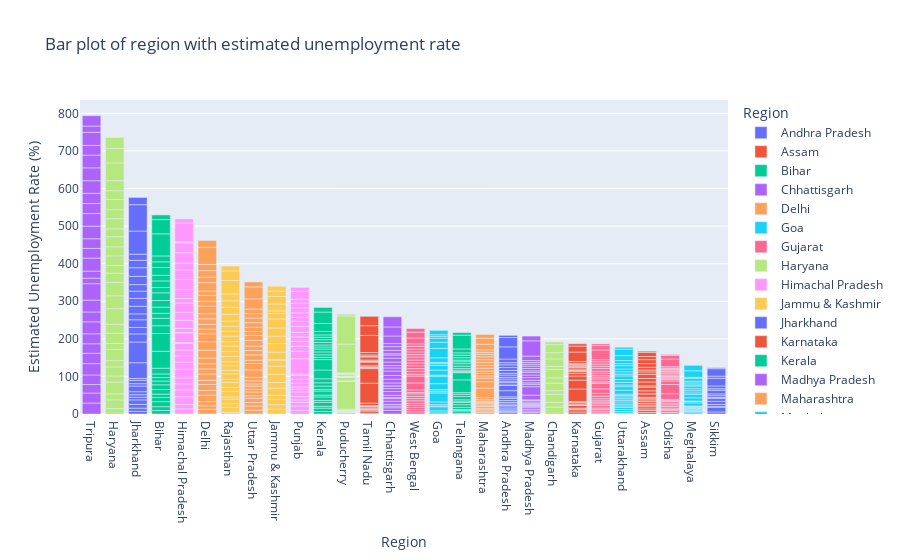

The cell this chart's notebook holds for it:
### Markdown cell above
Labour Participation Rate is  decreased during May 2020

### Code cell
plot=px.bar(data,x='Region',y='Estimated Unemployment Rate (%)',title='Bar plot of region with estimated unemployment rate',color='Region')
plot.update_layout(xaxis = {'categoryorder':'total descending'})
plot.show()

### Figure 1 — Plotly figure (JSON) as saved in the notebook; plotly's stock layout.template omitted (floating-point values rounded to 4 significant figures)
{"data": [{"alignmentgroup": "True", "hovertemplate": "Region=%{x}<br>Estimated Unemployment Rate (%)=%{y}<extra></extra>", "legendgroup": "Andhra Pradesh", "marker": {"color": "#636efa", "pattern": {"shape": ""}}, "name": "Andhra Pradesh", "offsetgroup": "Andhra Pradesh", "orientation": "v", "showlegend": true, "textposition": "auto", "type": "bar", "x": ["Andhra Pradesh", "Andhra Pradesh", "Andhra Pradesh", "Andhra Pradesh", "Andhra Pradesh", "Andhra Pradesh", "Andhra Pradesh", "Andhra Pradesh", "Andhra Pradesh", "Andhra Pradesh", "Andhra Pradesh", "Andhra Pradesh", "Andhra Pradesh", "Andhra Pradesh", "Andhra Pradesh", "Andhra Pradesh", "Andhra Pradesh", "Andhra Pradesh", "Andhra Pradesh", "Andhra Pradesh", "Andhra Pradesh", "Andhra Pradesh", "Andhra Pradesh", "Andhra Pradesh", "Andhra Pradesh", "Andhra Pradesh", "Andhra Pradesh", "Andhra Pradesh"], "xaxis": "x", "y": [3.65, 3.05, 3.75, 3.32, 5.17, 3.52, 4.12, 4.38, 4.84, 5.91, 4.06, 16.29, 14.46, 0.85, 6.09, 3.8, 5.64, 4.61, 6.01, 4.7, 7.54, 7.88, 7.11, 5.66, 9.88, 32.3, 24.91, 5.86], "yaxis": "y"}, {"alignmentgroup": "True", "hovertemplate": "Region=%{x}<br>Estimated Unemployment Rate (%)=%{y}<extra></extra>", "legendgroup": "Assam", "marker": {"color": "#EF553B", "pattern": {"shape": ""}}, "name": "Assam", "offsetgroup": "Assam", "orientation": "v", "showlegend": true, "textposition": "auto", "type": "bar", "x": ["Assam", "Assam", "Assam", "Assam", "Assam", "Assam", "Assam", "Assam", "Assam", "Assam", "Assam", "Assam", "Assam", "Assam", "Assam", "Assam", "Assam", "Assam", "Assam", "Assam", "Assam", "Assam", "Assam", "Assam", "Assam", "Assam"], "xaxis": "x", "y": [4.29, 5.08, 4.26, 5.79, 4.46, 4.65, 4.66, 4.29, 3.26, 3.77, 9.38, 0, 7.87, 9.89, 3.21, 10.39, 9.26, 11.17, 6.31, 5.02, 7.24, 9.98, 10.34, 8.37, 10.77, 3.42], "yaxis": "y"}, {"alignmentgroup": "True", "hovertemplate": "Region=%{x}<br>Estimated Unemployment Rate (%)=%{y}<extra></extra>", "legendgroup": "Bihar", "marker": {"color": "#00cc96", "pattern": {"shape": ""}}, "name": "Bihar", "offsetgroup": "Bihar", "orientation": "v", "showlegend": true, "textposition": "auto", "type": "bar", "x": ["Bihar", "Bihar", "Bihar", "Bihar", "Bihar", "Bihar", "Bihar", "Bihar", "Bihar", "Bihar", "Bihar", "Bihar", "Bihar", "Bihar", "Bihar", "Bihar", "Bihar", "Bihar", "Bihar", "Bihar", "Bihar", "Bihar", "Bihar", "Bihar", "Bihar", "Bihar", "Bihar", "Bihar"], "xaxis": "x", "y": [9.27, 10.2, 13.44, 11, 8.87, 12.47, 12.4, 10.16, 9.13, 9.61, 15.39, 45.09, 47.26, 20.49, 19.9, 13.29, 16.41, 17.66, 20.46, 14.06, 17.62, 14.91, 20.69, 15.11, 15.73, 58.77, 37.87, 12.45], "yaxis": "y"}, {"alignmentgroup": "True", "hovertemplate": "Region=%{x}<br>Estimated Unemployment Rate (%)=%{y}<extra></extra>", "legendgroup": "Chhattisgarh", "marker": {"color": "#ab63fa", "pattern": {"shape": ""}}, "name": "Chhattisgarh", "offsetgroup": "Chhattisgarh", "orientation": "v", "showlegend": true, "textposition": "auto", "type": "bar", "x": ["Chhattisgarh", "Chhattisgarh", "Chhattisgarh", "Chhattisgarh", "Chhattisgarh", "Chhattisgarh", "Chhattisgarh", "Chhattisgarh", "Chhattisgarh", "Chhattisgarh", "Chhattisgarh", "Chhattisgarh", "Chhattisgarh", "Chhattisgarh", "Chhattisgarh", "Chhattisgarh", "Chhattisgarh", "Chhattisgarh", "Chhattisgarh", "Chhattisgarh", "Chhattisgarh", "Chhattisgarh", "Chhattisgarh", "Chhattisgarh", "Chhattisgarh", "Chhattisgarh", "Chhattisgarh", "Chhattisgarh"], "xaxis": "x", "y": [9.82, 6.76, 4.54, 4.64, 8.33, 6.96, 2.77, 6.11, 9.89, 7.89, 7.31, 0, 7.64, 10.14, 9.77, 11.77, 8.17, 6.29, 9.46, 10.27, 8.32, 3.57, 9.01, 9.79, 8.21, 20.13, 24.1, 27.07], "yaxis": "y"}, {"alignmentgroup": "True", "hovertemplate": "Region=%{x}<br>Estimated Unemployment Rate (%)=%{y}<extra></extra>", "legendgroup": "Delhi", "marker": {"color": "#FFA15A", "pattern": {"shape": ""}}, "name": "Delhi", "offsetgroup": "Delhi", "orientation": "v", "showlegend": true, "textposition": "auto", "type": "bar", "x": ["Delhi", "Delhi", "Delhi", "Delhi", "Delhi", "Delhi", "Delhi", "Delhi", "Delhi", "Delhi", "Delhi", "Delhi", "Delhi", "Delhi", "Delhi", "Delhi", "Delhi", "Delhi", "Delhi", "Delhi", "Delhi", "Delhi", "Delhi", "Delhi", "Delhi", "Delhi", "Delhi", "Delhi"], "xaxis": "x", "y": [12.56, 9.33, 11.07, 17.18, 12.5, 15.84, 11.11, 16.97, 13.48, 13.81, 15.18, 20.69, 22.76, 21.14, 12.31, 12.76, 14.68, 13.52, 20.59, 12.41, 16.11, 11.07, 22.45, 14.86, 17.09, 16.51, 45.78, 18.11], "yaxis": "y"}, {"alignmentgroup": "True", "hovertemplate": "Region=%{x}<br>Estimated Unemployment Rate (%)=%{y}<extra></extra>", "legendgroup": "Goa", "marker": {"color": "#19d3f3", "pattern": {"shape": ""}}, "name": "Goa", "offsetgroup": "Goa", "orientation": "v", "showlegend": true, "textposition": "auto", "type": "bar", "x": ["Goa", "Goa", "Goa", "Goa", "Goa", "Goa", "Goa", "Goa", "Goa", "Goa", "Goa", "Goa", "Goa", "Goa", "Goa", "Goa", "Goa", "Goa", "Goa", "Goa", "Goa", "Goa", "Goa", "Goa"], "xaxis": "x", "y": [2.91, 5.45, 10.98, 1.98, 3.61, 7.21, 23.71, 3.54, 5.38, 0, 15.91, 20, 2.75, 13.33, 12.28, 4.9, 3.16, 12.31, 25.2, 16.22, 10.92, 4.31, 4.76, 11.76], "yaxis": "y"}, {"alignmentgroup": "True", "hovertemplate": "Region=%{x}<br>Estimated Unemployment Rate (%)=%{y}<extra></extra>", "legendgroup": "Gujarat", "marker": {"color": "#FF6692", "pattern": {"shape": ""}}, "name": "Gujarat", "offsetgroup": "Gujarat", "orientation": "v", "showlegend": true, "textposition": "auto", "type": "bar", "x": ["Gujarat", "Gujarat", "Gujarat", "Gujarat", "Gujarat", "Gujarat", "Gujarat", "Gujarat", "Gujarat", "Gujarat", "Gujarat", "Gujarat", "Gujarat", "Gujarat", "Gujarat", "Gujarat", "Gujarat", "Gujarat", "Gujarat", "Gujarat", "Gujarat", "Gujarat", "Gujarat", "Gujarat", "Gujarat", "Gujarat", "Gujarat", "Gujarat"], "xaxis": "x", "y": [2.88, 4.77, 4.58, 3.7, 6.29, 4.91, 4.68, 3.46, 5.35, 6.64, 7.59, 12, 14.58, 1.41, 4.09, 6.31, 5.15, 4.2, 5.96, 5.45, 7.53, 5.71, 5.82, 6.04, 5.39, 25.94, 11.62, 4.54], "yaxis": "y"}, {"alignmentgroup": "True", "hovertemplate": "Region=%{x}<br>Estimated Unemployment Rate (%)=%{y}<extra></extra>", "legendgroup": "Haryana", "marker": {"color": "#B6E880", "pattern": {"shape": ""}}, "name": "Haryana", "offsetgroup": "Haryana", "orientation": "v", "showlegend": true, "textposition": "auto", "type": "bar", "x": ["Haryana", "Haryana", "Haryana", "Haryana", "Haryana", "Haryana", "Haryana", "Haryana", "Haryana", "Haryana", "Haryana", "Haryana", "Haryana", "Haryana", "Haryana", "Haryana", "Haryana", "Haryana", "Haryana", "Haryana", "Haryana", "Haryana", "Haryana", "Haryana", "Haryana", "Haryana", "Haryana", "Haryana"], "xaxis": "x", "y": [14.54, 23.08, 16.22, 30.94, 16.36, 24.17, 16.59, 29.56, 16.21, 27.19, 23.92, 41.61, 34.22, 35.57, 24.67, 20.42, 25.45, 24.19, 26.84, 21.04, 27.06, 23.65, 27.24, 23.29, 27.14, 46.89, 38.46, 29.41], "yaxis": "y"}, {"alignmentgroup": "True", "hovertemplate": "Region=%{x}<br>Estimated Unemployment Rate (%)=%{y}<extra></extra>", "legendgroup": "Himachal Pradesh", "marker": {"color": "#FF97FF", "pattern": {"shape": ""}}, "name": "Himachal Pradesh", "offsetgroup": "Himachal Pradesh", "orientation": "v", "showlegend": true, "textposition": "auto", "type": "bar", "x": ["Himachal Pradesh", "Himachal Pradesh", "Himachal Pradesh", "Himachal Pradesh", "Himachal Pradesh", "Himachal Pradesh", "Himachal Pradesh", "Himachal Pradesh", "Himachal Pradesh", "Himachal Pradesh", "Himachal Pradesh", "Himachal Pradesh", "Himachal Pradesh", "Himachal Pradesh", "Himachal Pradesh", "Himachal Pradesh", "Himachal Pradesh", "Himachal Pradesh", "Himachal Pradesh", "Himachal Pradesh", "Himachal Pradesh", "Himachal Pradesh", "Himachal Pradesh", "Himachal Pradesh", "Himachal Pradesh", "Himachal Pradesh", "Himachal Pradesh", "Himachal Pradesh"], "xaxis": "x", "y": [13.68, 11.43, 20.59, 18.56, 15.98, 15.81, 22.86, 19.46, 16.67, 15.42, 17.71, 2.13, 25.64, 1.12, 10.88, 21.43, 21.51, 24.48, 12, 23.77, 27.27, 25.32, 18.15, 27.31, 26.44, 2.7, 50, 10.81], "yaxis": "y"}, {"alignmentgroup": "True", "hovertemplate": "Region=%{x}<br>Estimated Unemployment Rate (%)=%{y}<extra></extra>", "legendgroup": "Jammu & Kashmir", "marker": {"color": "#FECB52", "pattern": {"shape": ""}}, "name": "Jammu & Kashmir", "offsetgroup": "Jammu & Kashmir", "orientation": "v", "showlegend": true, "textposition": "auto", "type": "bar", "x": ["Jammu & Kashmir", "Jammu & Kashmir", "Jammu & Kashmir", "Jammu & Kashmir", "Jammu & Kashmir", "Jammu & Kashmir", "Jammu & Kashmir", "Jammu & Kashmir", "Jammu & Kashmir", "Jammu & Kashmir", "Jammu & Kashmir", "Jammu & Kashmir", "Jammu & Kashmir", "Jammu & Kashmir", "Jammu & Kashmir", "Jammu & Kashmir", "Jammu & Kashmir", "Jammu & Kashmir", "Jammu & Kashmir", "Jammu & Kashmir", "Jammu & Kashmir"], "xaxis": "x", "y": [12.78, 12.09, 13.67, 11.32, 19.27, 14.73, 22.19, 21.23, 16, 2.22, 18.97, 23.04, 19.88, 21.55, 24.06, 14.29, 7.02, 18.54, 19.86, 14.29, 12.96], "yaxis": "y"}, {"alignmentgroup": "True", "hovertemplate": "Region=%{x}<br>Estimated Unemployment Rate (%)=%{y}<extra></extra>", "legendgroup": "Jharkhand", "marker": {"color": "#636efa", "pattern": {"shape": ""}}, "name": "Jharkhand", "offsetgroup": "Jharkhand", "orientation": "v", "showlegend": true, "textposition": "auto", "type": "bar", "x": ["Jharkhand", "Jharkhand", "Jharkhand", "Jharkhand", "Jharkhand", "Jharkhand", "Jharkhand", "Jharkhand", "Jharkhand", "Jharkhand", "Jharkhand", "Jharkhand", "Jharkhand", "Jharkhand", "Jharkhand", "Jharkhand", "Jharkhand", "Jharkhand", "Jharkhand", "Jharkhand", "Jharkhand", "Jharkhand", "Jharkhand", "Jharkhand", "Jharkhand", "Jharkhand", "Jharkhand", "Jharkhand"], "xaxis": "x", "y": [7.11, 8.46, 9.98, 12.06, 7.12, 6.57, 8.07, 15.15, 6.16, 9.06, 5.01, 41.72, 55.1, 21.53, 17.23, 20.51, 15.67, 20.25, 21.16, 19.05, 17.34, 22.01, 22.96, 19.67, 16.4, 61.48, 70.17, 19.38], "yaxis": "y"}, {"alignmentgroup": "True", "hovertemplate": "Region=%{x}<br>Estimated Unemployment Rate (%)=%{y}<extra></extra>", "legendgroup": "Karnataka", "marker": {"color": "#EF553B", "pattern": {"shape": ""}}, "name": "Karnataka", "offsetgroup": "Karnataka", "orientation": "v", "showlegend": true, "textposition": "auto", "type": "bar", "x": ["Karnataka", "Karnataka", "Karnataka", "Karnataka", "Karnataka", "Karnataka", "Karnataka", "Karnataka", "Karnataka", "Karnataka", "Karnataka", "Karnataka", "Karnataka", "Karnataka", "Karnataka", "Karnataka", "Karnataka", "Karnataka", "Karnataka", "Karnataka", "Karnataka", "Karnataka", "Karnataka", "Karnataka", "Karnataka", "Karnataka", "Karnataka", "Karnataka"], "xaxis": "x", "y": [5.46, 5.98, 0.52, 0.37, 3.2, 7.13, 1.19, 0.41, 2.57, 4.11, 2.39, 33.17, 23.72, 10.92, 6.56, 5, 2.29, 1.27, 3.57, 3.87, 3.44, 1.56, 3.31, 2.88, 4.92, 25.12, 15.88, 6.12], "yaxis": "y"}, {"alignmentgroup": "True", "hovertemplate": "Region=%{x}<br>Estimated Unemployment Rate (%)=%{y}<extra></extra>", "legendgroup": "Kerala", "marker": {"color": "#00cc96", "pattern": {"shape": ""}}, "name": "Kerala", "offsetgroup": "Kerala", "orientation": "v", "showlegend": true, "textposition": "auto", "type": "bar", "x": ["Kerala", "Kerala", "Kerala", "Kerala", "Kerala", "Kerala", "Kerala", "Kerala", "Kerala", "Kerala", "Kerala", "Kerala", "Kerala", "Kerala", "Kerala", "Kerala", "Kerala", "Kerala", "Kerala", "Kerala", "Kerala", "Kerala", "Kerala", "Kerala", "Kerala", "Kerala", "Kerala", "Kerala"], "xaxis": "x", "y": [6.63, 9, 4.95, 10.32, 5.35, 9.14, 5, 10.77, 4.11, 8.91, 8.85, 10.71, 23.38, 27.66, 6.11, 6.67, 7.58, 7.69, 5.52, 5.35, 6.71, 7.31, 6.65, 6.08, 9.14, 21.43, 30.28, 12.17], "yaxis": "y"}, {"alignmentgroup": "True", "hovertemplate": "Region=%{x}<br>Estimated Unemployment Rate (%)=%{y}<extra></extra>", "legendgroup": "Madhya Pradesh", "marker": {"color": "#ab63fa", "pattern": {"shape": ""}}, "name": "Madhya Pradesh", "offsetgroup": "Madhya Pradesh", "orientation": "v", "showlegend": true, "textposition": "auto", "type": "bar", "x": ["Madhya Pradesh", "Madhya Pradesh", "Madhya Pradesh", "Madhya Pradesh", "Madhya Pradesh", "Madhya Pradesh", "Madhya Pradesh", "Madhya Pradesh", "Madhya Pradesh", "Madhya Pradesh", "Madhya Pradesh", "Madhya Pradesh", "Madhya Pradesh", "Madhya Pradesh", "Madhya Pradesh", "Madhya Pradesh", "Madhya Pradesh", "Madhya Pradesh", "Madhya Pradesh", "Madhya Pradesh", "Madhya Pradesh", "Madhya Pradesh", "Madhya Pradesh", "Madhya Pradesh", "Madhya Pradesh", "Madhya Pradesh", "Madhya Pradesh", "Madhya Pradesh"], "xaxis": "x", "y": [3.63, 4.25, 3.92, 4.94, 3.08, 2.98, 2.72, 2.94, 3.66, 4.42, 1.19, 12.5, 22.46, 6.46, 3.91, 6.38, 7.38, 6.82, 7, 4.4, 6.06, 6.2, 5.17, 4.96, 4.8, 11.94, 40.49, 12.72], "yaxis": "y"}, {"alignmentgroup": "True", "hovertemplate": "Region=%{x}<br>Estimated Unemployment Rate (%)=%{y}<extra></extra>", "legendgroup": "Maharashtra", "marker": {"color": "#FFA15A", "pattern": {"shape": ""}}, "name": "Maharashtra", "offsetgroup": "Maharashtra", "orientation": "v", "showlegend": true, "textposition": "auto", "type": "bar", "x": ["Maharashtra", "Maharashtra", "Maharashtra", "Maharashtra", "Maharashtra", "Maharashtra", "Maharashtra", "Maharashtra", "Maharashtra", "Maharashtra", "Maharashtra", "Maharashtra", "Maharashtra", "Maharashtra", "Maharashtra", "Maharashtra", "Maharashtra", "Maharashtra", "Maharashtra", "Maharashtra", "Maharashtra", "Maharashtra", "Maharashtra", "Maharashtra", "Maharashtra", "Maharashtra", "Maharashtra", "Maharashtra"], "xaxis": "x", "y": [3.67, 4.34, 3.66, 3.76, 4.4, 3.81, 3.68, 3.03, 3.8, 4.24, 5.38, 25.28, 16.89, 9.4, 6.08, 6.46, 6.35, 7.57, 7.6, 7.51, 7.6, 7.83, 6.67, 5.34, 6.34, 14.99, 15.92, 10.01], "yaxis": "y"}, {"alignmentgroup": "True", "hovertemplate": "Region=%{x}<br>Estimated Unemployment Rate (%)=%{y}<extra></extra>", "legendgroup": "Meghalaya", "marker": {"color": "#19d3f3", "pattern": {"shape": ""}}, "name": "Meghalaya", "offsetgroup": "Meghalaya", "orientation": "v", "showlegend": true, "textposition": "auto", "type": "bar", "x": ["Meghalaya", "Meghalaya", "Meghalaya", "Meghalaya", "Meghalaya", "Meghalaya", "Meghalaya", "Meghalaya", "Meghalaya", "Meghalaya", "Meghalaya", "Meghalaya", "Meghalaya", "Meghalaya", "Meghalaya", "Meghalaya", "Meghalaya", "Meghalaya", "Meghalaya", "Meghalaya", "Meghalaya", "Meghalaya", "Meghalaya", "Meghalaya", "Meghalaya", "Meghalaya", "Meghalaya"], "xaxis": "x", "y": [3.16, 4.23, 1.03, 0.52, 0.24, 3.7, 1.5, 1.8, 0.97, 2.76, 1.28, 8.38, 3.73, 1.35, 8.4, 8.66, 4.43, 5.8, 5.3, 7.2, 3.02, 5.21, 4.76, 7.37, 2.8, 17.39, 14.58], "yaxis": "y"}, {"alignmentgroup": "True", "hovertemplate": "Region=%{x}<br>Estimated Unemployment Rate (%)=%{y}<extra></extra>", "legendgroup": "Odisha", "marker": {"color": "#FF6692", "pattern": {"shape": ""}}, "name": "Odisha", "offsetgroup": "Odisha", "orientation": "v", "showlegend": true, "textposition": "auto", "type": "bar", "x": ["Odisha", "Odisha", "Odisha", "Odisha", "Odisha", "Odisha", "Odisha", "Odisha", "Odisha", "Odisha", "Odisha", "Odisha", "Odisha", "Odisha", "Odisha", "Odisha", "Odisha", "Odisha", "Odisha", "Odisha", "Odisha", "Odisha", "Odisha", "Odisha", "Odisha", "Odisha", "Odisha", "Odisha"], "xaxis": "x", "y": [4.17, 4.71, 3.31, 3.68, 4.31, 4.28, 4.72, 4.67, 1.81, 3.31, 15.09, 24.48, 9.45, 4.59, 2.95, 2.63, 1.78, 3.5, 3.78, 4.5, 2.23, 3.36, 2.28, 2.19, 3.96, 20.5, 10, 2.18], "yaxis": "y"}, {"alignmentgroup": "True", "hovertemplate": "Region=%{x}<br>Estimated Unemployment Rate (%)=%{y}<extra></extra>", "legendgroup": "Puducherry", "marker": {"color": "#B6E880", "pattern": {"shape": ""}}, "name": "Puducherry", "offsetgroup": "Puducherry", "orientation": "v", "showlegend": true, "textposition": "auto", "type": "bar", "x": ["Puducherry", "Puducherry", "Puducherry", "Puducherry", "Puducherry", "Puducherry", "Puducherry", "Puducherry", "Puducherry", "Puducherry", "Puducherry", "Puducherry", "Puducherry", "Puducherry", "Puducherry", "Puducherry", "Puducherry", "Puducherry", "Puducherry", "Puducherry", "Puducherry", "Puducherry", "Puducherry", "Puducherry", "Puducherry", "Puducherry"], "xaxis": "x", "y": [0, 0, 0, 4.85, 0, 1.18, 0, 1.99, 0.58, 1.74, 2.31, 74.51, 1.25, 0, 0, 8.95, 1.22, 1.17, 1.37, 5.21, 0.57, 1.78, 0.62, 76.74, 75, 4.55], "yaxis": "y"}, {"alignmentgroup": "True", "hovertemplate": "Region=%{x}<br>Estimated Unemployment Rate (%)=%{y}<extra></extra>", "legendgroup": "Punjab", "marker": {"color": "#FF97FF", "pattern": {"shape": ""}}, "name": "Punjab", "offsetgroup": "Punjab", "orientation": "v", "showlegend": true, "textposition": "auto", "type": "bar", "x": ["Punjab", "Punjab", "Punjab", "Punjab", "Punjab", "Punjab", "Punjab", "Punjab", "Punjab", "Punjab", "Punjab", "Punjab", "Punjab", "Punjab", "Punjab", "Punjab", "Punjab", "Punjab", "Punjab", "Punjab", "Punjab", "Punjab", "Punjab", "Punjab", "Punjab", "Punjab", "Punjab", "Punjab"], "xaxis": "x", "y": [9.17, 12.21, 9.64, 6.69, 8.59, 12.56, 7.07, 6.13, 9.69, 10.41, 10.51, 3.69, 40.59, 20, 13.49, 13.17, 11.61, 11.99, 15.69, 13.75, 10.39, 11.97, 13.68, 11.99, 9.97, 1.13, 20.54, 10.55], "yaxis": "y"}, {"alignmentgroup": "True", "hovertemplate": "Region=%{x}<br>Estimated Unemployment Rate (%)=%{y}<extra></extra>", "legendgroup": "Rajasthan", "marker": {"color": "#FECB52", "pattern": {"shape": ""}}, "name": "Rajasthan", "offsetgroup": "Rajasthan", "orientation": "v", "showlegend": true, "textposition": "auto", "type": "bar", "x": ["Rajasthan", "Rajasthan", "Rajasthan", "Rajasthan", "Rajasthan", "Rajasthan", "Rajasthan", "Rajasthan", "Rajasthan", "Rajasthan", "Rajasthan", "Rajasthan", "Rajasthan", "Rajasthan", "Rajasthan", "Rajasthan", "Rajasthan", "Rajasthan", "Rajasthan", "Rajasthan", "Rajasthan", "Rajasthan", "Rajasthan", "Rajasthan", "Rajasthan", "Rajasthan", "Rajasthan", "Rajasthan"], "xaxis": "x", "y": [4.03, 13.7, 9.7, 12.5, 5.45, 14.66, 10.47, 13.96, 8, 14.48, 9.47, 12.25, 10.45, 13.86, 13.62, 14.36, 11.67, 14.71, 12.63, 13.02, 14.3, 18.04, 18.82, 17.02, 18.54, 35.53, 25.35, 13.04], "yaxis": "y"}, {"alignmentgroup": "True", "hovertemplate": "Region=%{x}<br>Estimated Unemployment Rate (%)=%{y}<extra></extra>", "legendgroup": "Sikkim", "marker": {"color": "#636efa", "pattern": {"shape": ""}}, "name": "Sikkim", "offsetgroup": "Sikkim", "orientation": "v", "showlegend": true, "textposition": "auto", "type": "bar", "x": ["Sikkim", "Sikkim", "Sikkim", "Sikkim", "Sikkim", "Sikkim", "Sikkim", "Sikkim", "Sikkim", "Sikkim", "Sikkim", "Sikkim", "Sikkim", "Sikkim", "Sikkim", "Sikkim", "Sikkim"], "xaxis": "x", "y": [5.48, 13.11, 1, 0, 5.81, 8.2, 7.76, 2.56, 4.82, 4.81, 9.68, 4.04, 7.37, 20.45, 5.77, 19.75, 2.63], "yaxis": "y"}, {"alignmentgroup": "True", "hovertemplate": "Region=%{x}<br>Estimated Unemployment Rate (%)=%{y}<extra></extra>", "legendgroup": "Tamil Nadu", "marker": {"color": "#EF553B", "pattern": {"shape": ""}}, "name": "Tamil Nadu", "offsetgroup": "Tamil Nadu", "orientation": "v", "showlegend": true, "textposition": "auto", "type": "bar", "x": ["Tamil Nadu", "Tamil Nadu", "Tamil Nadu", "Tamil Nadu", "Tamil Nadu", "Tamil Nadu", "Tamil Nadu", "Tamil Nadu", "Tamil Nadu", "Tamil Nadu", "Tamil Nadu", "Tamil Nadu", "Tamil Nadu", "Tamil Nadu", "Tamil Nadu", "Tamil Nadu", "Tamil Nadu", "Tamil Nadu", "Tamil Nadu", "Tamil Nadu", "Tamil Nadu", "Tamil Nadu", "Tamil Nadu", "Tamil Nadu", "Tamil Nadu", "Tamil Nadu", "Tamil Nadu", "Tamil Nadu"], "xaxis": "x", "y": [0.97, 0.92, 6.01, 2.91, 1.71, 1.46, 2.46, 3.73, 1.18, 1.17, 6.36, 53.19, 38.73, 2.06, 0.89, 1.56, 3.18, 9.53, 1.86, 1.13, 2.65, 8.05, 2.05, 3.31, 6.46, 45.55, 25.95, 24.93], "yaxis": "y"}, {"alignmentgroup": "True", "hovertemplate": "Region=%{x}<br>Estimated Unemployment Rate (%)=%{y}<extra></extra>", "legendgroup": "Telangana", "marker": {"color": "#00cc96", "pattern": {"shape": ""}}, "name": "Telangana", "offsetgroup": "Telangana", "orientation": "v", "showlegend": true, "textposition": "auto", "type": "bar", "x": ["Telangana", "Telangana", "Telangana", "Telangana", "Telangana", "Telangana", "Telangana", "Telangana", "Telangana", "Telangana", "Telangana", "Telangana", "Telangana", "Telangana", "Telangana", "Telangana", "Telangana", "Telangana", "Telangana", "Telangana", "Telangana", "Telangana", "Telangana", "Telangana", "Telangana", "Telangana", "Telangana", "Telangana"], "xaxis": "x", "y": [2.23, 5.92, 2.45, 1.4, 5.49, 7.29, 6.47, 1.35, 5.02, 9.02, 5.63, 4.51, 34.01, 19.3, 1.52, 1.43, 3.73, 4.19, 6.19, 6.74, 5.23, 4.22, 6.49, 6.74, 6.1, 10.5, 36.57, 6.92], "yaxis": "y"}, {"alignmentgroup": "True", "hovertemplate": "Region=%{x}<br>Estimated Unemployment Rate (%)=%{y}<extra></extra>", "legendgroup": "Tripura", "marker": {"color": "#ab63fa", "pattern": {"shape": ""}}, "name": "Tripura", "offsetgroup": "Tripura", "orientation": "v", "showlegend": true, "textposition": "auto", "type": "bar", "x": ["Tripura", "Tripura", "Tripura", "Tripura", "Tripura", "Tripura", "Tripura", "Tripura", "Tripura", "Tripura", "Tripura", "Tripura", "Tripura", "Tripura", "Tripura", "Tripura", "Tripura", "Tripura", "Tripura", "Tripura", "Tripura", "Tripura", "Tripura", "Tripura", "Tripura", "Tripura", "Tripura", "Tripura"], "xaxis": "x", "y": [29.25, 26.64, 22.47, 25.49, 30.23, 27.54, 25.25, 26.53, 31.91, 26.22, 31.61, 43.64, 14.71, 18.84, 34.69, 25.59, 25.81, 33.45, 33.57, 26.67, 27.15, 33.48, 34.37, 33.88, 25.69, 34.88, 16.78, 27.47], "yaxis": "y"}, {"alignmentgroup": "True", "hovertemplate": "Region=%{x}<br>Estimated Unemployment Rate (%)=%{y}<extra></extra>", "legendgroup": "Uttar Pradesh", "marker": {"color": "#FFA15A", "pattern": {"shape": ""}}, "name": "Uttar Pradesh", "offsetgroup": "Uttar Pradesh", "orientation": "v", "showlegend": true, "textposition": "auto", "type": "bar", "x": ["Uttar Pradesh", "Uttar Pradesh", "Uttar Pradesh", "Uttar Pradesh", "Uttar Pradesh", "Uttar Pradesh", "Uttar Pradesh", "Uttar Pradesh", "Uttar Pradesh", "Uttar Pradesh", "Uttar Pradesh", "Uttar Pradesh", "Uttar Pradesh", "Uttar Pradesh", "Uttar Pradesh", "Uttar Pradesh", "Uttar Pradesh", "Uttar Pradesh", "Uttar Pradesh", "Uttar Pradesh", "Uttar Pradesh", "Uttar Pradesh", "Uttar Pradesh", "Uttar Pradesh", "Uttar Pradesh", "Uttar Pradesh", "Uttar Pradesh", "Uttar Pradesh"], "xaxis": "x", "y": [10.26, 11.13, 9.19, 11.47, 6.45, 10.18, 6.94, 8.43, 6.06, 8.12, 9.37, 19.92, 16.89, 8.51, 14.4, 11.62, 11.8, 14.73, 13.58, 10.35, 11.31, 12.37, 12.34, 11.65, 12.32, 26.94, 32.06, 13.05], "yaxis": "y"}, {"alignmentgroup": "True", "hovertemplate": "Region=%{x}<br>Estimated Unemployment Rate (%)=%{y}<extra></extra>", "legendgroup": "Uttarakhand", "marker": {"color": "#19d3f3", "pattern": {"shape": ""}}, "name": "Uttarakhand", "offsetgroup": "Uttarakhand", "orientation": "v", "showlegend": true, "textposition": "auto", "type": "bar", "x": ["Uttarakhand", "Uttarakhand", "Uttarakhand", "Uttarakhand", "Uttarakhand", "Uttarakhand", "Uttarakhand", "Uttarakhand", "Uttarakhand", "Uttarakhand", "Uttarakhand", "Uttarakhand", "Uttarakhand", "Uttarakhand", "Uttarakhand", "Uttarakhand", "Uttarakhand", "Uttarakhand", "Uttarakhand", "Uttarakhand", "Uttarakhand", "Uttarakhand", "Uttarakhand", "Uttarakhand", "Uttarakhand", "Uttarakhand", "Uttarakhand"], "xaxis": "x", "y": [1.63, 4.65, 5.74, 6.11, 3.47, 4.83, 5.56, 4.52, 4.17, 4.85, 3.66, 3.57, 10.71, 9.17, 4.69, 6.94, 7.43, 9.62, 4.72, 6.34, 7.39, 8.92, 5.28, 8.15, 13.18, 17.36, 5.08], "yaxis": "y"}, {"alignmentgroup": "True", "hovertemplate": "Region=%{x}<br>Estimated Unemployment Rate (%)=%{y}<extra></extra>", "legendgroup": "West Bengal", "marker": {"color": "#FF6692", "pattern": {"shape": ""}}, "name": "West Bengal", "offsetgroup": "West Bengal", "orientation": "v", "showlegend": true, "textposition": "auto", "type": "bar", "x": ["West Bengal", "West Bengal", "West Bengal", "West Bengal", "West Bengal", "West Bengal", "West Bengal", "West Bengal", "West Bengal", "West Bengal", "West Bengal", "West Bengal", "West Bengal", "West Bengal", "West Bengal", "West Bengal", "West Bengal", "West Bengal", "West Bengal", "West Bengal", "West Bengal", "West Bengal", "West Bengal", "West Bengal", "West Bengal", "West Bengal", "West Bengal", "West Bengal"], "xaxis": "x", "y": [6.02, 5.85, 5.62, 5.58, 5.26, 6.78, 5.83, 5.79, 6.79, 3.78, 7.02, 18.32, 18.43, 4.94, 7.25, 7.38, 7.91, 7.27, 7.79, 7.83, 6.61, 7.24, 7.27, 7.55, 6.67, 15.63, 15.22, 9.86], "yaxis": "y"}, {"alignmentgroup": "True", "hovertemplate": "Region=%{x}<br>Estimated Unemployment Rate (%)=%{y}<extra></extra>", "legendgroup": "Chandigarh", "marker": {"color": "#B6E880", "pattern": {"shape": ""}}, "name": "Chandigarh", "offsetgroup": "Chandigarh", "orientation": "v", "showlegend": true, "textposition": "auto", "type": "bar", "x": ["Chandigarh", "Chandigarh", "Chandigarh", "Chandigarh", "Chandigarh", "Chandigarh", "Chandigarh", "Chandigarh", "Chandigarh", "Chandigarh", "Chandigarh", "Chandigarh"], "xaxis": "x", "y": [18.35, 12.4, 21.8, 9.52, 20.14, 13.99, 22.05, 8.33, 20, 16.67, 21.43, 7.22], "yaxis": "y"}], "layout": {"barmode": "relative", "legend": {"title": {"text": "Region"}, "tracegroupgap": 0}, "title": {"text": "Bar plot of region with estimated unemployment rate"}, "xaxis": {"anchor": "y", "categoryarray": ["Andhra Pradesh", "Assam", "Bihar", "Chhattisgarh", "Delhi", "Goa", "Gujarat", "Haryana", "Himachal Pradesh", "Jammu & Kashmir", "Jharkhand", "Karnataka", "Kerala", "Madhya Pradesh", "Maharashtra", "Meghalaya", "Odisha", "Puducherry", "Punjab", "Rajasthan", "Sikkim", "Tamil Nadu", "Telangana", "Tripura", "Uttar Pradesh", "Uttarakhand", "West Bengal", "Chandigarh"], "categoryorder": "total descending", "domain": [0, 1], "title": {"text": "Region"}}, "yaxis": {"anchor": "x", "domain": [0, 1], "title": {"text": "Estimated Unemployment Rate (%)"}}}}
